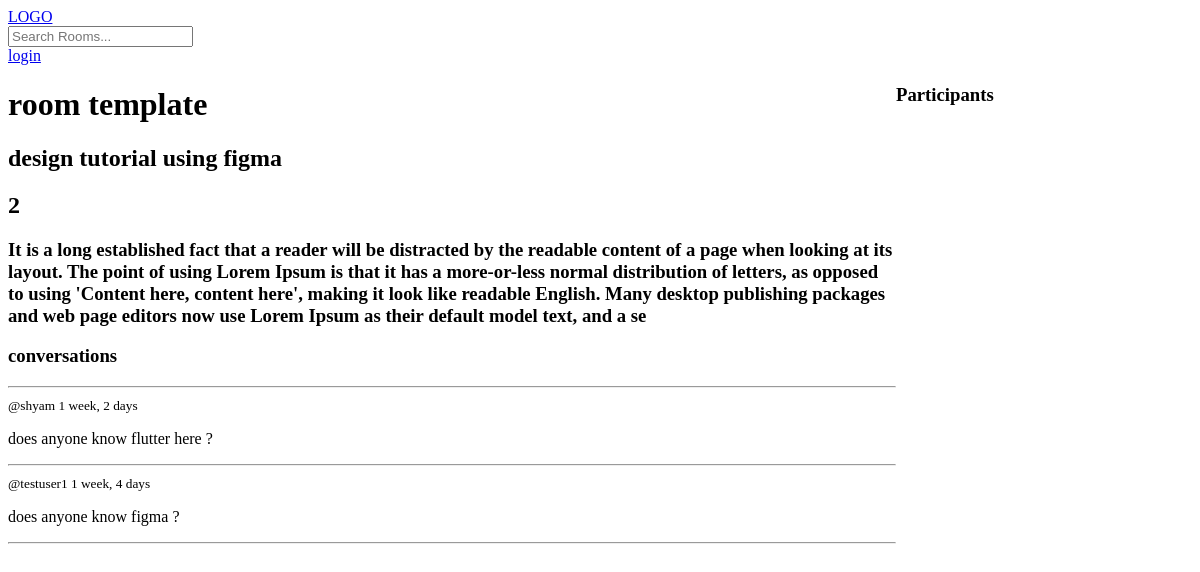
The app's page /room/2, older data.
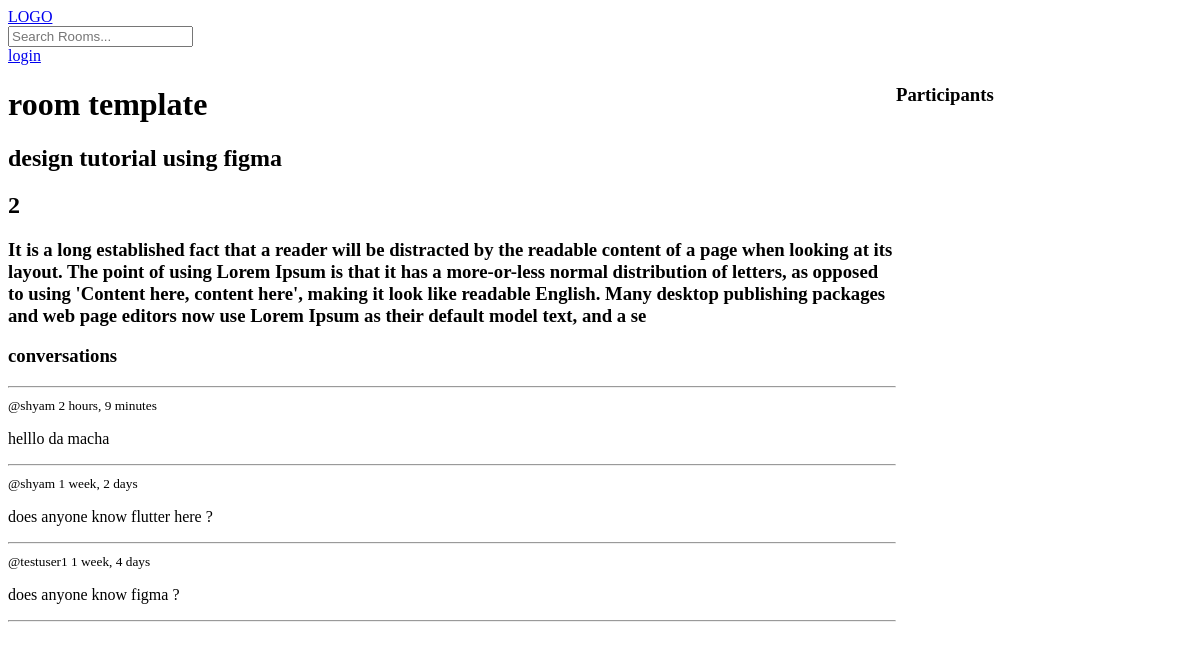
The same page, newer data.
### base/models.py (models this page shows, shortened)
class Message(models.Model):
    user =models.ForeignKey(User,on_delete=models.CASCADE)
    room = models.ForeignKey(Room,on_delete=models.SET_NULL,null=True)
    body = models.TextField()
    updated = models.DateTimeField(auto_now=True)
    created = models.DateTimeField(auto_now_add=True)

### base/views.py (the view, shortened to what this page needs)
# urls.py: path("room/<str:pk>",views.room,name='room'),
def room(request,pk):
    rooms = Room.objects.get(id=pk)
    participant = rooms.participants.all()
    room_message = rooms.message_set.all()  .order_by('-created')
    context = {'room':rooms,'room_message':room_message,'participants':participant}
    return render(request,'base/room.html',context=context)

### base/models.py (called while the page is built)
    def __str__(self):
        return self.name

### base/templates/base/room.html (shortened to what this page needs)
{% extends 'main.html' %}
{% block content %}
<div class="room-container">
    <div>
        <h1>room template</h1>
        <h2>{{ room }}</h2>
        <h2>{{ room.id }}</h2>
        <h3>{{ room.description }}</h3>
        <div class="comment-wrapper">
            <h3>conversations</h3>
            <hr>
            {% for message in room_message %}
                <small>@{{ message.user }} {{ message.created|timesince }}</small>
                <p>{{ message.body }}</p>
                <hr>
            {% endfor %}
        </div>
    </div>
    <div>
        <h3>Participants</h3>
    </div>
</div>
{% endblock content %}

Row changes from the older to the newer data that the page shows:
added Message: user "shyam", created "2 hours, 9 minutes", body "helllo da macha"
